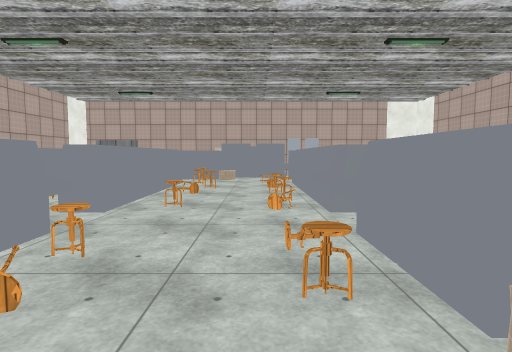
view 1 (above)

24 first-person views from a walk through a Unity game level. The camera is 1.4 m above the floor, tilts 4° down and sees 80° across. The floor is counted in squares, 2 m on a side. Each view is taken from the middle of a square. On the plan, view 1 faces up. The plan holds only what a view shows up to about 10 squares ahead; the rest is blank. The place goes on beyond the plan. The player character is not drawn. Door leaves are left out, so doorways stand open. Some surface patterns are stand-ins.

view 2
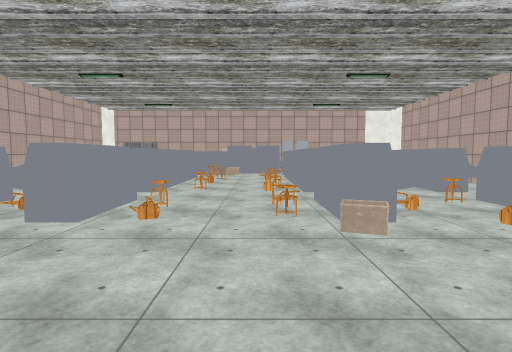

view 3
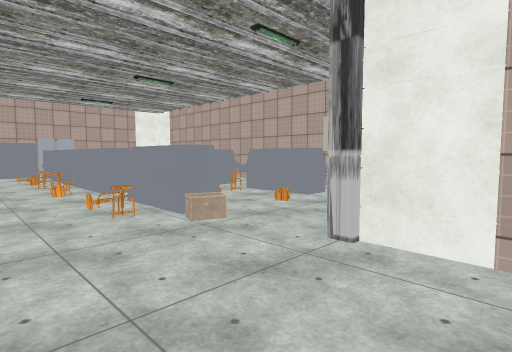

view 4
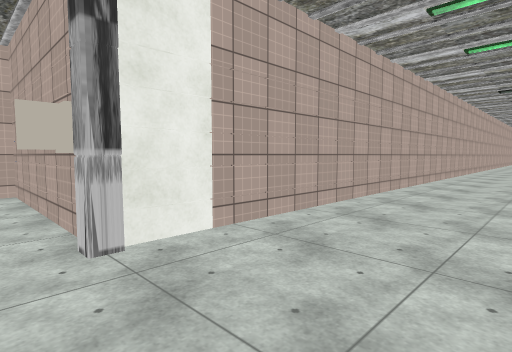

view 5
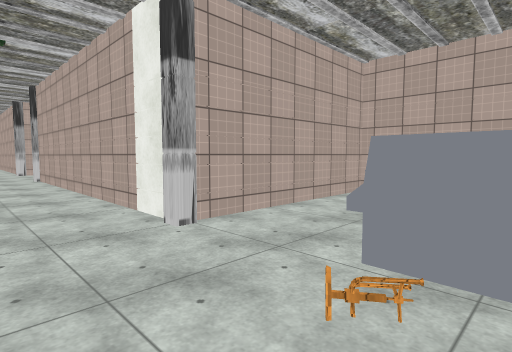

view 6
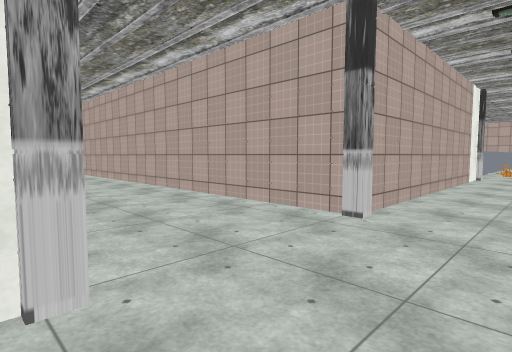

view 7
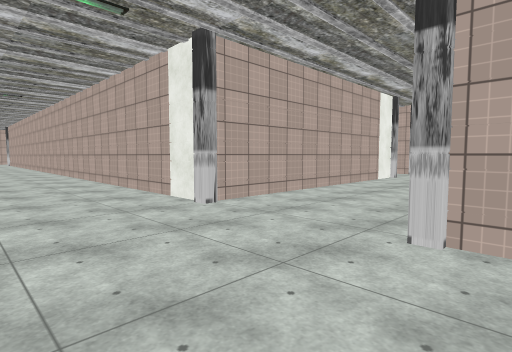

view 8
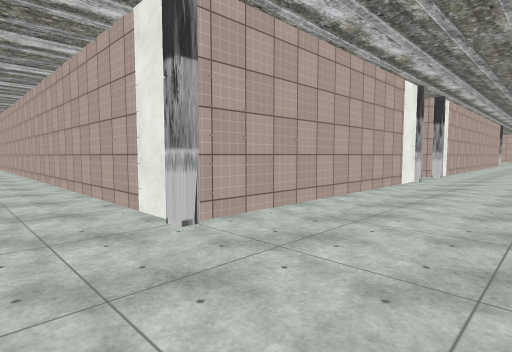

view 9
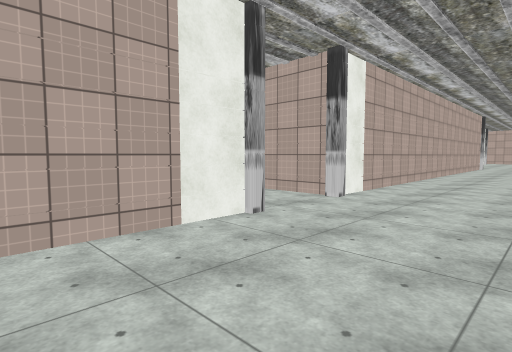

view 10
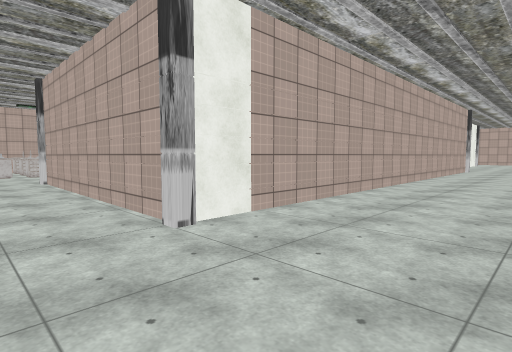

view 11
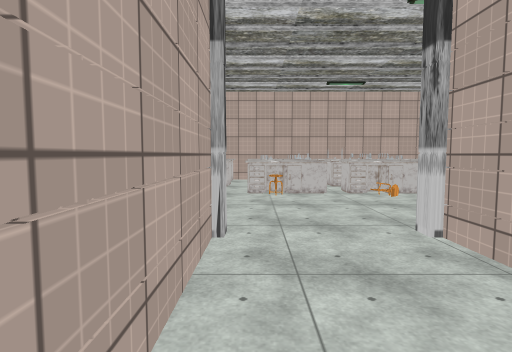

view 12
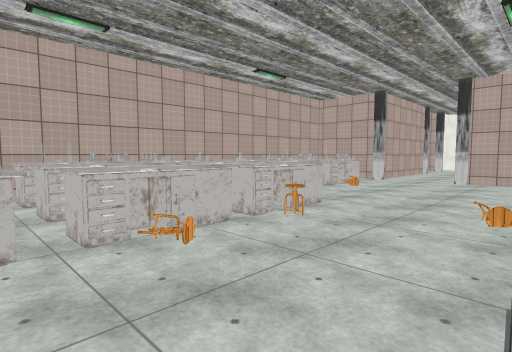

view 13
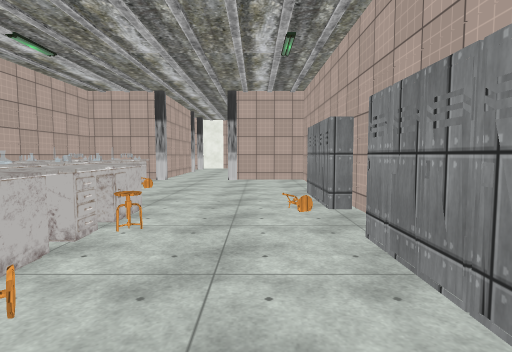

view 14
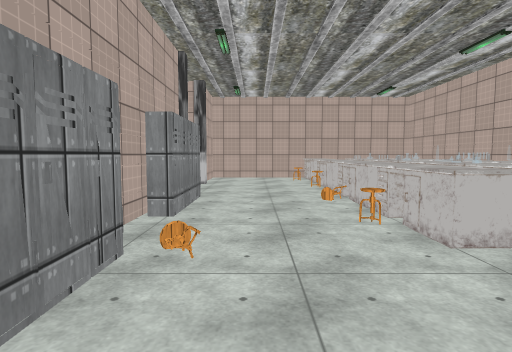

view 15
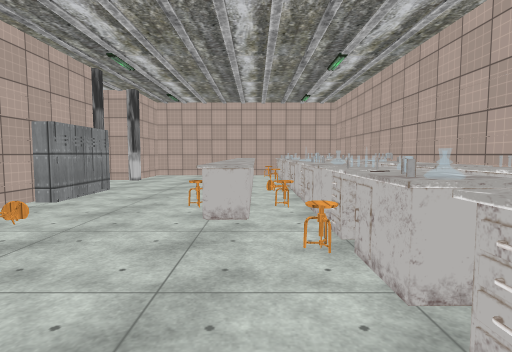

view 16
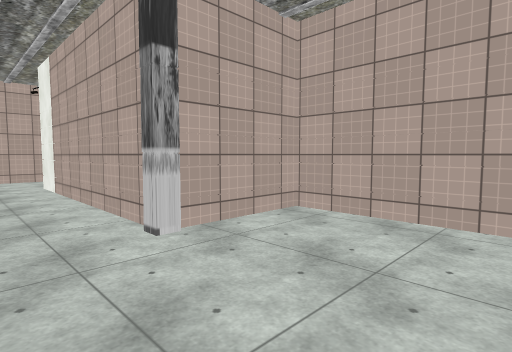

view 17
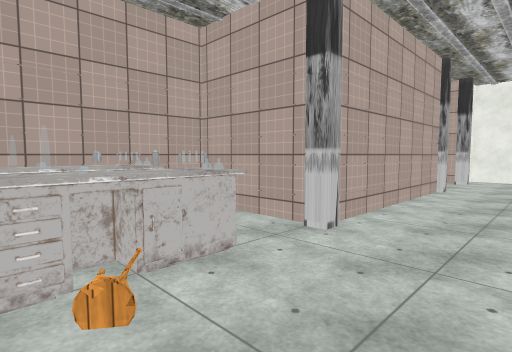

view 18
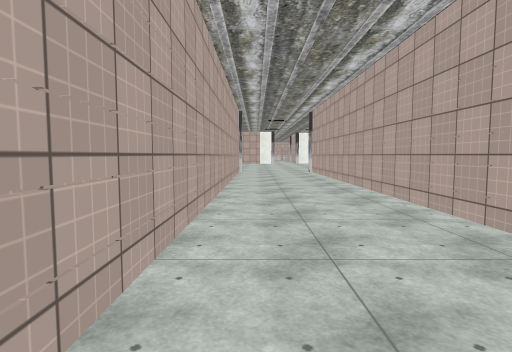

view 19
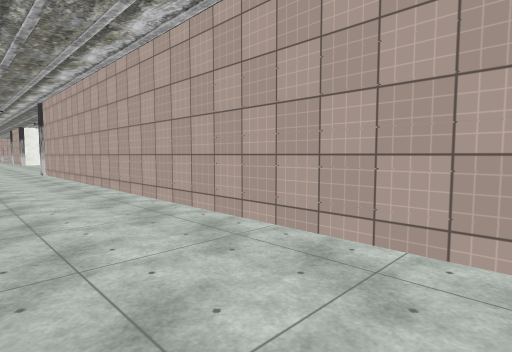

view 20
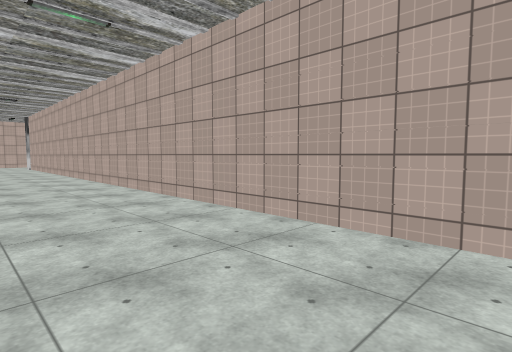

view 21
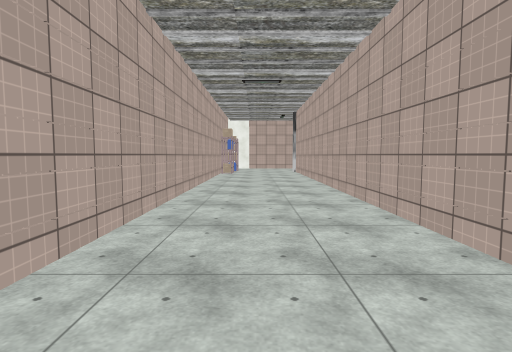

view 22
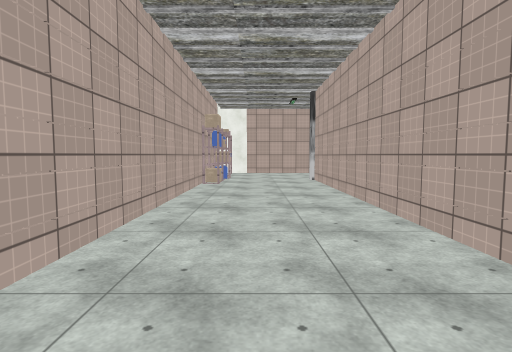

view 23
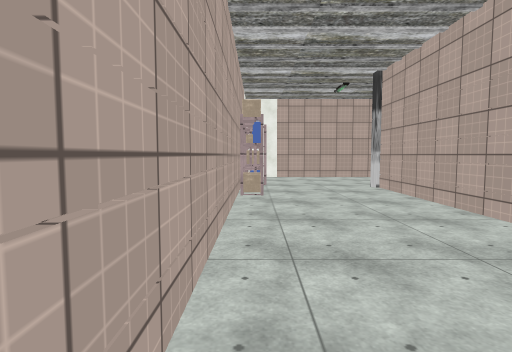

view 24
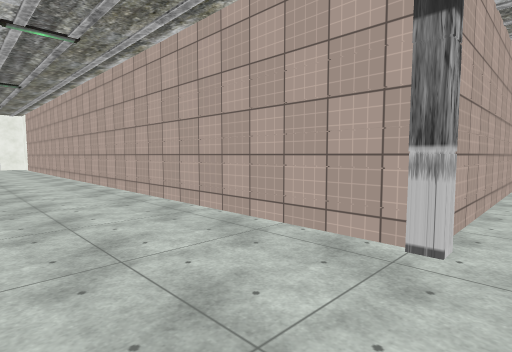

### Floor plan
Points are (right, up) in squares from view 1. A wall is a line through its corners. A room is listed if a view was taken in it or the views show most of it. See-through windows are left out.
Room 1 (views 1, 2, 3, 4, 5, 6, 7, 8, 9, 10, 18, 19, 20, 21, 22, 23, 24)
walls: (-1.6, -11.4) (-1.6, -31.6) (-12.8, -31.6); (1.3, -11.9) (1.3, -0.7) (5.4, -0.7); (-2.4, -7.7) (-21.5, -7.7); (-8.5, -10.7) (-2.4, -10.7); (-1.6, -1.4) (-1.6, -7.5); (1.6, -0.8) (1.6, -0.2); (-5.6, -0.7) (-2.4, -0.7); (1.3, -30.2) (1.3, -20.5); (5.3, 4.6) (5.3, 5.8); (-5.6, 5.5) (-5.6, 4.9); (-21, -10.7) (-11.4, -10.7); (-2.6, -34.6) (0.7, -34.6); (0.5, 9.3) (-0.5, 9.3)
ways out: opening at (-9.5, -12) to room 2
objects: other object (-11, -11); other object (-9, -11); other object (-5, 10); other object (-4, 10); other object (-2, -32); other object (-2, -11); other object (-2, -8); other object (-2, -1); other object (-2, 1); other object (-2, 2); other object (-2, 4); other object (-2, 5); other object (-2, 6); other object (-2, 7); other object (-2, 9) to (-1, 9); other object (-1, 2); other object (-1, 4); other object (-1, 6); other object (-1, 7); other object (-1, 8); other object (-1, 10); other object (0, 1); other object (0, 5); other object (0, 6); other object (1, -33); other object (1, -32); other object (1, -31); other object (1, -1); other object (1, 1); other object (1, 4); other object (1, 5); other object (1, 6); other object (1, 7); other object (1, 9); other object (3, 2); other object (4, 1); other object (4, 4)
Room 2 (views 11, 12, 13, 14, 15, 16, 17)
walls: (-12.5, -16.7) (-13.1, -16.7); (-6.6, -19.8) (-6.6, -16.7) (-8.2, -16.7); (-8.6, -16.6) (-8.6, -14.4); (-16.2, -16.7) (-18.5, -16.7) (-18.5, -18.6); (-18.5, -21.4) (-18.5, -22.6) (-6.6, -22.6); (-18.9, -18.7) (-21.5, -18.7); (-21.5, -20.6) (-19.4, -20.6); (-10.6, -11.4) (-10.6, -16.5)
ways out: opening at (-9.5, -12) to room 1
objects: other object (-19, -21); other object (-19, -19); other object (-17, -22); other object (-17, -21); other object (-16, -22); other object (-16, -21); other object (-15, -21); other object (-15, -20); other object (-15, -17); other object (-14, -22); other object (-14, -21); other object (-14, -20); other object (-14, -17); other object (-13, -22); other object (-13, -21); other object (-13, -20); other object (-13, -19); other object (-12, -22); other object (-12, -21); other object (-12, -20) to (-11, -20); other object (-12, -17); other object (-11, -22); other object (-11, -21); other object (-11, -18); other object (-11, -17); other object (-10, -22); other object (-10, -21); other object (-10, -20); other object (-9, -21); other object (-9, -20); other object (-9, -19); other object (-9, -17); other object (-8, -21); other object (-8, -20); other object (-8, -19); other object (-7, -20)

Where each view was taken, in squares from view 1:
view 1: 0 up, 0 right, facing up
view 2: 2 down, 0 right, facing up
view 3: 2 down, 1 left, facing up-right
view 4: 0 up, 1 left, facing down-right
view 5: 2 up, 0 right, facing down-left
view 6: 11 down, 0 right, facing up-left
view 7: 7 down, 1 right, facing down-left
view 8: 8 down, 0 right, facing down-left
view 9: 8 down, 6 left, facing down-left
view 10: 8 down, 9 left, facing down-left
view 11: 14 down, 9 left, facing down
view 12: 17 down, 10 left, facing down-left
view 13: 18 down, 10 left, facing left
view 14: 18 down, 16 left, facing right
view 15: 20 down, 17 left, facing right
view 16: 20 down, 16 left, facing up-left
view 17: 19 down, 16 left, facing down-left
view 18: 10 down, 11 left, facing left
view 19: 10 down, 11 left, facing up-left
view 20: 14 down, 1 right, facing down-left
view 21: 19 down, 0 right, facing down
view 22: 23 down, 0 right, facing down
view 23: 25 down, 1 right, facing down
view 24: 34 down, 1 left, facing up-left
